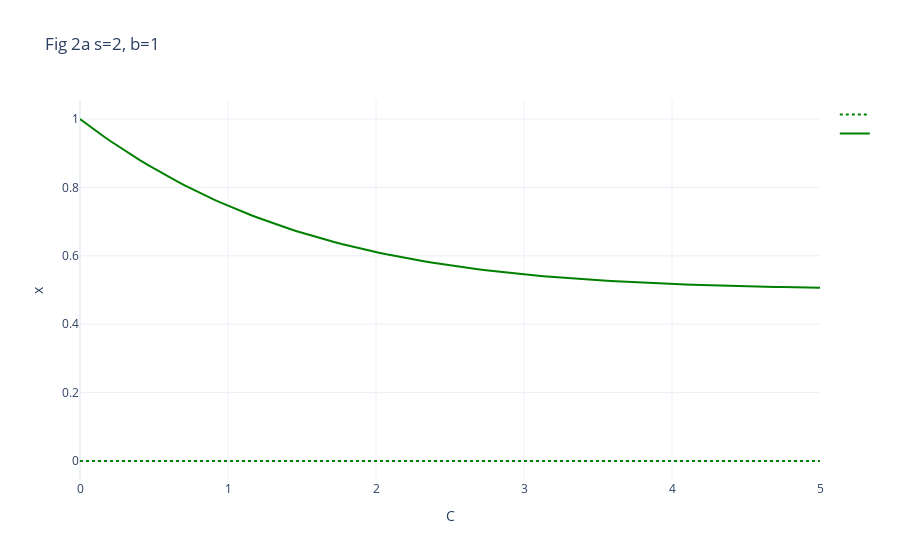

Source (notebook cell):
### Code cell
s_par = 2
b_par = 1
params = {s:s_par, b:b_par, ro:1}

an_sols = solve(dxdt.subs(params), x)
cs = []
xs =[]
sols_by_c = {}

fig = go.Figure()

cs = list(np.linspace(0,5,100))
for an_sol in an_sols:
    df = pd.DataFrame({"c":cs})    
    df['x'] = [float(an_sol.subs({C:c} | params)) for c in df.c]
    df = df[df.x >= 0]
    if df.empty: continue
    for cont_subsegment in get_attr_rep(df.c, df.x, cur_params):
        fig.add_trace(go.Scatter(x=[c for (c,_,_) in cont_subsegment],
                                 y=[x for (_,x,_) in cont_subsegment],
                                 mode="lines",
                                 name = "",
                                 line={"color":"green"}|get_line_mode(cont_subsegment)))
fig.update_layout(title=f"Fig 2a s={s_par}, b={b_par}", template="plotly_white")
fig.update_layout(xaxis={"title": "C"}, yaxis={"title": "x"})
